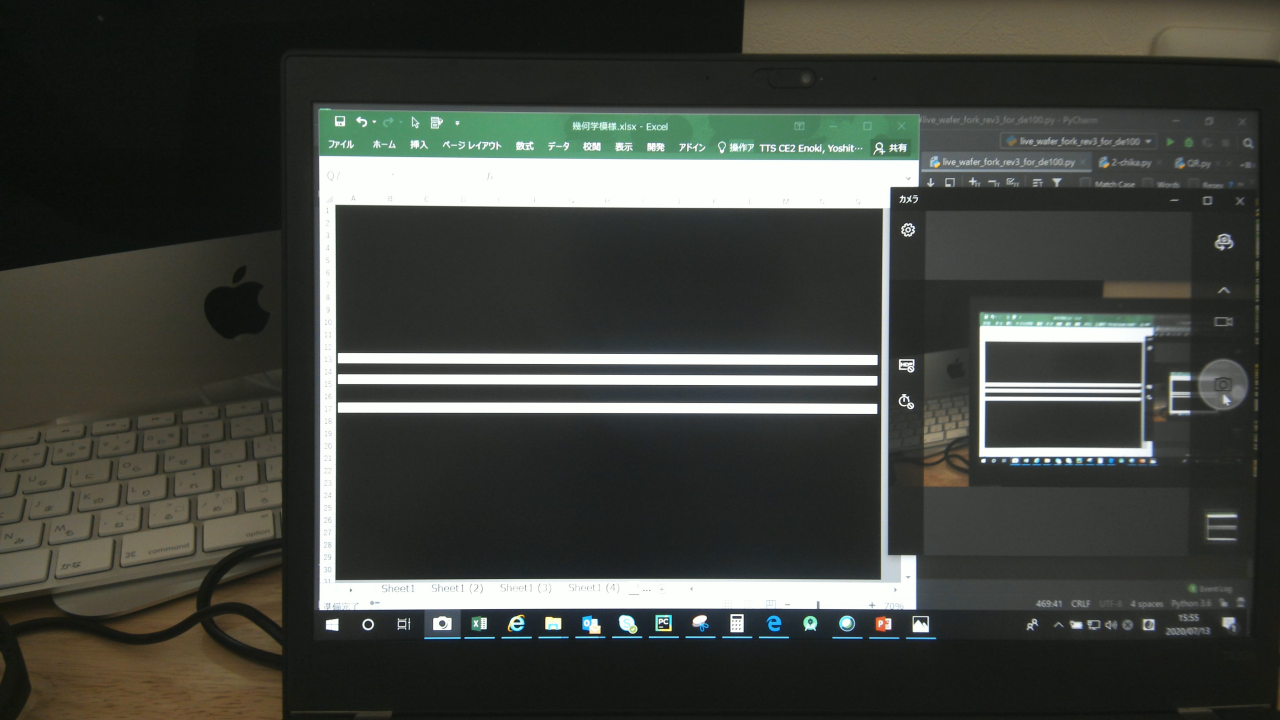
#> input picture ref2.jpg, 3840 x 2160 px, given in place of the camera (shown at 1/3 size)
$ python live_wafer_fork_rev3_for_de100.py
#> lines starting #> are read from the running program, lines starting #| are printed output that depends on the picture
#> further down, frame is the input picture: shape (2160, 3840, 3); mean B, G, R 62.9, 68.6, 65.6
#!/usr/bin/env python
# coding: utf-8

#live_wafer_fork_rev2_-detector-と内容同じで名前変更 rev3へ

# rev0cに対して
#捜索のスタート地点が既に255なら、そこで終わってしまうので、、スタート地点を上下にそれぞれ10ピクセルずつずらして、上下に捜索して合算する
#動作は重くなりそう

# rev1cに対して
# Waferの厚みも捜査型で出してみる。走査線は少なめに

# Binarization_rev3c_contourからの派生で、動画によるWafer厚み認識の味見評価

# rev4cとして、精度アップ策でお試し。Wafer Gapのピクセル値を取出して19.225で割るとpixel/mmが求まる。これに0.775を掛けると
# Wafer厚み"べき"相当のピクセル数が出る。

# coding: utf-8
import cv2
import numpy as np
from matplotlib import pyplot as plt
import time
import math
import sympy as sym
import sys
import numpy
import heapq

path = '/Users/021006/Documents/AIT/Python'
##C:\Users\021006\Documents\AIT\Python

# 対象物の厚さを設定する（mm） Waferなら0.775
# 今回はボートのピッチを既知として、8mmピッチのボートを使用
boat_pitch = 25
fork_thickness = 5
threshold = 200 #Default=200

cap = cv2.VideoCapture(0)
cap.set(4, 2000)  # Height
cap.set(3, 2000)  # Width

# 3:1200 (横) , 4:1000 (縦) とすると (720,1280) (縦,横)　となる
# 3:2000, 4:2000 とすると (1080,1920)となる
# 3:3000, 4:2000 とすると (2160,3840)となる
# 3:3000, 4:3000 とすると (3156,4224)となる

#検出枠の座標を設定
#rect_pt1 = (1800, 500)
#rect_pt2 = (2300, 1500)
#今回はForkを検出したいので、検出枠の幅を小さくする
#高さも、Wafer2枚分になるので小さくする
#検出枠を自動にするので、少し大きめにしておく
#Ref画像の大きさは360x240なので、同じ比率で倍ぐらいにしておく=> 720x480

#ref_pic_sizeの2倍の大きさにする
rect_pt1 = (1000, 510) #2000, 1020 : 2160/3840用
rect_pt2 = (1400, 750) #2800, 1500 : 2160/3840用
#以下はオリジナル
#rect_pt1 = (1780, 1020)
#rect_pt2 = (2500, 1500)
ref_pic_size = (400, 240)
denom = 30


#検出枠の色設定
rect_rgb = (255, 0, 255)
#類似検出枠の色設定
rect_rgb2 = (0, 255, 255)

#検出枠の大きさを取得しておく
rect_w = rect_pt2[0] - rect_pt1[0]
rect_h = rect_pt2[1] - rect_pt1[1]
# 検出枠座標を多次元配列化（あとで計算に使う）
#rect_pt1_3d = np.array([rect_pt1])

# リアルタイム値がばらつく対策で、測定X回分の平均値を表示するための箱作り
gap_upper_xave = []
gap_lower_xave = []
ave_len = 5  # 平均にするサンプル数。測定X回分のX値
gap_upper_xave_ave_list=[0.00]
gap_lower_xave_ave_list=[0.00]


#検出枠rect_pt1とrect_pt2の中から360:240の画像を抜き出すプログラム

#特徴点マッチングAKAZEを使用http://sh0122.hatenadiary.jp/entry/2017/11/23/180044
#https://qiita.com/hitomatagi/items/
#https://qiita.com/best_not_best/items/c9497ffb5240622ede01
# [51 lines left out: function ref_detector, not called in this run]


#テンプレートマッチングを使用http://sh0122.hatenadiary.jp/entry/2017/11/23/180044
#http://labs.eecs.tottori-u.ac.jp/sd/Member/oyamada/OpenCV/html/py_tutorials/py_imgproc/py_template_matching/py_template_matching.html
def ref_detector_matchTemplate():
    # 類似度の数値箱
    ret_list = []
    width_rate_list = []
    height_rate_list = []

    # テンプレ画像準備
    template = cv2.imread(path + '/ref2_gray_th_200_frame_cut_4.png', 0)
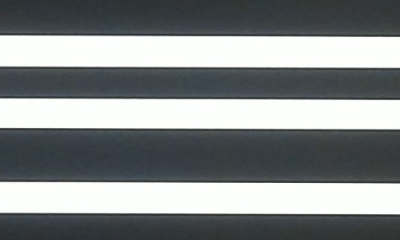
#> input picture ref2_gray_th_200_frame_cut_4.png, 400 x 240 px, found by its file name

    #捜索対象の画像準備。ここでは、切り取った枠内の捜索とする
    detector_target = frame[rect_pt1[1]:rect_pt2[1], rect_pt1[0]:rect_pt2[0]]
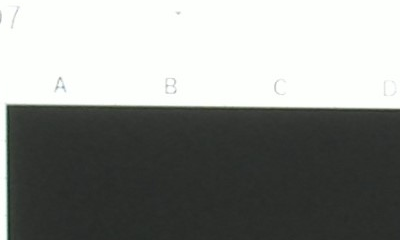
#> detector_target: shape (240, 400, 3); mean B, G, R 139, 142.1, 139.9
    im_gray = cv2.cvtColor(detector_target, cv2.COLOR_BGR2GRAY)
    img2 = im_gray.copy()

    w, h = template.shape[::-1]
#> (the rest of the program and of its run is left out)
